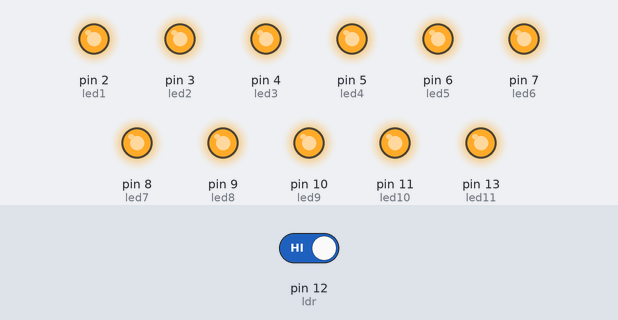
This sketch was run on a simulated Arduino Uno, built with avr-gcc and run on an emulated ATmega328P. Shown: output pins drawn as LEDs (lit = HIGH). The inputs (shaded band) are chosen by the test bench; at power-on: pin 12 (ldr) HIGH.

Above: at 1.2 s.
1.3 s: pin 12 (ldr) driven LOW
At 1.9 s:
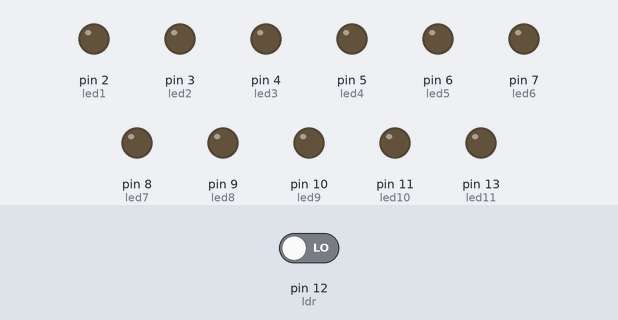
2.8 s: pin 12 (ldr) driven HIGH
At 4.2 s:
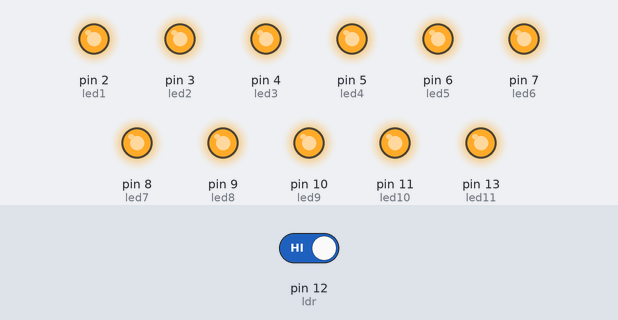
Timing chart, 0 to 5.8 s (numbered marks = the images above; inputs shaded):
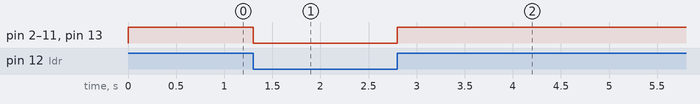

The sketch:

LDR_Module_Code.ino
```cpp
int ldr=12;
int led1=2;
int led2=3;
int led3=4;
int led4=5;
int led5=6;
int led6=7;
int led7=8;
int led8=9;
int led9=10;
int led10=11;
int led11=13;

void setup() {
  // put your setup code here, to run once:
  pinMode(ldr, INPUT);

  pinMode(led1, OUTPUT);
  pinMode(led2, OUTPUT);
  pinMode(led3, OUTPUT);
  pinMode(led4, OUTPUT);
  pinMode(led5, OUTPUT);
  pinMode(led6, OUTPUT);
  pinMode(led7, OUTPUT);
  pinMode(led8, OUTPUT);
  pinMode(led9, OUTPUT);
  pinMode(led10, OUTPUT);
  pinMode(led11, OUTPUT);
//  pinMode(led2, OUTPUT);

}

void loop() {
  // put your main code here, to run repeatedly:
    if(digitalRead(ldr)==LOW){
      digitalWrite(led1,LOW);
      digitalWrite(led2,LOW);
      digitalWrite(led3,LOW);
      digitalWrite(led4,LOW);
      digitalWrite(led5,LOW);
      digitalWrite(led6,LOW);
      digitalWrite(led7,LOW);
      digitalWrite(led8,LOW);
      digitalWrite(led9,LOW);
      digitalWrite(led10,LOW);
      digitalWrite(led11,LOW);
    }
    else{
      digitalWrite(led1,HIGH);
      digitalWrite(led2,HIGH);
      digitalWrite(led3,HIGH);
      digitalWrite(led4,HIGH);
      digitalWrite(led5,HIGH);
      digitalWrite(led6,HIGH);
      digitalWrite(led7,HIGH);
      digitalWrite(led8,HIGH);
      digitalWrite(led9,HIGH);
      digitalWrite(led10,HIGH);
      digitalWrite(led11,HIGH);
    }
}
```

Measured:
- after the input at 1.3 s, pin 2 (led1), pin 3 (led2), pin 4 (led3), pin 5 (led4), pin 6 (led5), pin 7 (led6), pin 8 (led7), pin 9 (led8), pin 10 (led9), pin 11 (led10), pin 13 (led11): HIGH → LOW at once
- after the input at 2.8 s, pin 2 (led1), pin 3 (led2), pin 4 (led3), pin 5 (led4), pin 6 (led5), pin 7 (led6), pin 8 (led7), pin 9 (led8), pin 10 (led9), pin 11 (led10), pin 13 (led11): LOW → HIGH at once
